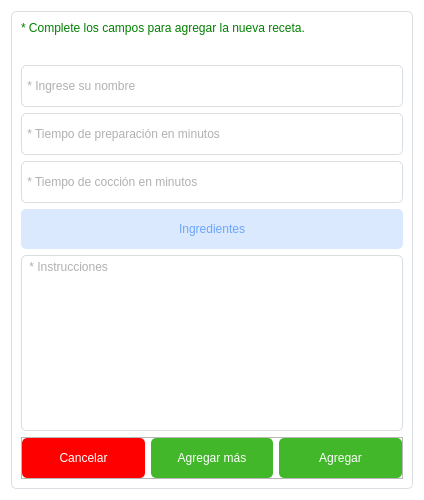
<?xml version="1.0" encoding="UTF-8"?>
<ui version="4.0">
 <class>Dialog</class>
 <widget class="QDialog" name="Dialog">
  <property name="geometry">
   <rect>
    <x>0</x>
    <y>0</y>
    <width>424</width>
    <height>500</height>
   </rect>
  </property>
  <property name="minimumSize">
   <size>
    <width>0</width>
    <height>500</height>
   </size>
  </property>
  <property name="maximumSize">
   <size>
    <width>16777215</width>
    <height>600</height>
   </size>
  </property>
  <property name="windowTitle">
   <string>Nueva Receta</string>
  </property>
  <property name="autoFillBackground">
   <bool>false</bool>
  </property>
  <property name="styleSheet">
   <string notr="true">QDialog {
	background-color : #FFF;
	margin : 0px;
	padding : 0px;
}

QFrame#content {
	background-color : transparent;
	border: 1px solid #DADDE1;
	border-radius: 5px;
	min-width : 400px;
	min-height : 460px;
}

QLabel {
	font : 77 12px &quot;Arial&quot;;
	color : green;
}

QLineEdit, QComboBox, QTextEdit{
	background-color : transparent;
	border : 1px solid #DADDE1;
	border-radius : 5px;
	color : #616161;
	min-height : 40px;
	font : 77 18px &quot;Arial&quot;;
}
</string>
  </property>
  <layout class="QVBoxLayout" name="verticalLayout">
   <item>
    <widget class="QFrame" name="content">
     <property name="minimumSize">
      <size>
       <width>402</width>
       <height>462</height>
      </size>
     </property>
     <property name="frameShape">
      <enum>QFrame::StyledPanel</enum>
     </property>
     <property name="frameShadow">
      <enum>QFrame::Raised</enum>
     </property>
     <layout class="QVBoxLayout" name="verticalLayout_2">
      <item>
       <widget class="QLabel" name="lbl_info">
        <property name="text">
         <string>* Complete los campos para agregar la nueva receta.</string>
        </property>
       </widget>
      </item>
      <item>
       <spacer name="verticalSpacer">
        <property name="orientation">
         <enum>Qt::Vertical</enum>
        </property>
        <property name="sizeHint" stdset="0">
         <size>
          <width>20</width>
          <height>40</height>
         </size>
        </property>
       </spacer>
      </item>
      <item>
       <widget class="QLineEdit" name="tfd_name">
        <property name="placeholderText">
         <string> * Ingrese su nombre</string>
        </property>
        <property name="clearButtonEnabled">
         <bool>true</bool>
        </property>
       </widget>
      </item>
      <item>
       <widget class="QLineEdit" name="tfd_time1">
        <property name="placeholderText">
         <string> * Tiempo de preparación en minutos</string>
        </property>
        <property name="clearButtonEnabled">
         <bool>true</bool>
        </property>
       </widget>
      </item>
      <item>
       <widget class="QLineEdit" name="tfd_time2">
        <property name="placeholderText">
         <string> * Tiempo de cocción en minutos</string>
        </property>
        <property name="clearButtonEnabled">
         <bool>true</bool>
        </property>
       </widget>
      </item>
      <item>
       <widget class="QPushButton" name="btn_ingredients">
        <property name="styleSheet">
         <string notr="true">QPushButton {
	color : #6BA6FD;
	border-style : solid;
	border-radius: 5px;
	min-height : 40px;
	font : 77 18px &quot;Arial&quot;;
	background-color : #DBE9FF;
	padding-left : 10px;
	padding-right : 10px;
}

QPushButton:hover {
	border: 1px solid #FFF;
	border-radius: 5px;
}

QPushButton:pressed {
	background-color : transparent;
	color : #6BA6FD;
	border: 1px solid #6BA6FD;
	border-radius: 5px;
}
</string>
        </property>
        <property name="text">
         <string>Ingredientes</string>
        </property>
       </widget>
      </item>
      <item>
       <widget class="QTextEdit" name="text_area">
        <property name="sizePolicy">
         <sizepolicy hsizetype="Expanding" vsizetype="Preferred">
          <horstretch>0</horstretch>
          <verstretch>0</verstretch>
         </sizepolicy>
        </property>
        <property name="placeholderText">
         <string> * Instrucciones</string>
        </property>
       </widget>
      </item>
      <item>
       <widget class="QFrame" name="frame">
        <property name="frameShape">
         <enum>QFrame::StyledPanel</enum>
        </property>
        <property name="frameShadow">
         <enum>QFrame::Raised</enum>
        </property>
        <layout class="QHBoxLayout" name="horizontalLayout">
         <property name="leftMargin">
          <number>0</number>
         </property>
         <property name="topMargin">
          <number>0</number>
         </property>
         <property name="rightMargin">
          <number>0</number>
         </property>
         <property name="bottomMargin">
          <number>0</number>
         </property>
         <item>
          <widget class="QPushButton" name="btn_cancel">
           <property name="sizePolicy">
            <sizepolicy hsizetype="Preferred" vsizetype="Fixed">
             <horstretch>0</horstretch>
             <verstretch>0</verstretch>
            </sizepolicy>
           </property>
           <property name="toolTip">
            <string>Mostrar productos</string>
           </property>
           <property name="styleSheet">
            <string notr="true">QPushButton {
	color : #FFFFFF;
	border-style : solid;
	border-radius: 5px;
	min-height : 40px;
	font : 77 18px &quot;Arial&quot;;
	background-color : red;
	padding-left : 20px;
	padding-right : 20px;
}

QPushButton:hover {
	border: 1px solid #FFF;
	border-radius: 5px;
}

QPushButton:pressed {
	background-color : transparent;
	color : red;
	border: 1px solid red;
	border-radius: 5px;
}

</string>
           </property>
           <property name="text">
            <string>Cancelar</string>
           </property>
          </widget>
         </item>
         <item>
          <widget class="QPushButton" name="btn_accept_and_new">
           <property name="enabled">
            <bool>true</bool>
           </property>
           <property name="sizePolicy">
            <sizepolicy hsizetype="Preferred" vsizetype="Fixed">
             <horstretch>0</horstretch>
             <verstretch>0</verstretch>
            </sizepolicy>
           </property>
           <property name="toolTip">
            <string>Mostrar productos</string>
           </property>
           <property name="styleSheet">
            <string notr="true">QPushButton {
	color : #FFFFFF;
	border-style : solid;
	border-radius: 5px;
	min-height : 40px;
	font : 77 18px &quot;Arial&quot;;
	background-color : #42B72A;
	padding-left : 20px;
	padding-right : 20px;
}

QPushButton:hover {
	border: 1px solid #FFF;
	border-radius: 5px;
}

QPushButton:pressed {
	background-color : transparent;
	color : #42B72A;
	border: 1px solid #42B72A;
	border-radius: 5px;
}

</string>
           </property>
           <property name="text">
            <string>Agregar más</string>
           </property>
          </widget>
         </item>
         <item>
          <widget class="QPushButton" name="btn_accept">
           <property name="sizePolicy">
            <sizepolicy hsizetype="Preferred" vsizetype="Fixed">
             <horstretch>0</horstretch>
             <verstretch>0</verstretch>
            </sizepolicy>
           </property>
           <property name="toolTip">
            <string>Mostrar productos</string>
           </property>
           <property name="styleSheet">
            <string notr="true">QPushButton {
	color : #FFFFFF;
	border-style : solid;
	border-radius: 5px;
	min-height : 40px;
	font : 77 18px &quot;Arial&quot;;
	background-color : #42B72A;
	padding-left : 20px;
	padding-right : 20px;
}

QPushButton:hover {
	border: 1px solid #FFF;
	border-radius: 5px;
}

QPushButton:pressed {
	background-color : transparent;
	color : #42B72A;
	border: 1px solid #42B72A;
	border-radius: 5px;
}

</string>
           </property>
           <property name="text">
            <string>Agregar</string>
           </property>
          </widget>
         </item>
        </layout>
       </widget>
      </item>
     </layout>
    </widget>
   </item>
  </layout>
 </widget>
 <resources>
  <include location="../assets/assets.qrc"/>
 </resources>
 <connections/>
</ui>
